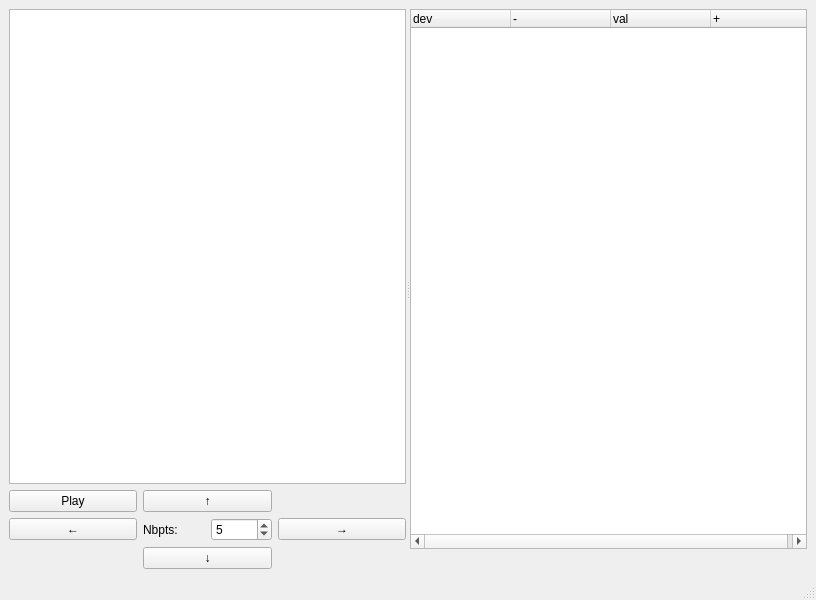
<?xml version="1.0" encoding="UTF-8"?>
<ui version="4.0">
 <class>MainWindow</class>
 <widget class="QMainWindow" name="MainWindow">
  <property name="geometry">
   <rect>
    <x>0</x>
    <y>0</y>
    <width>816</width>
    <height>600</height>
   </rect>
  </property>
  <property name="windowTitle">
   <string>MainWindow</string>
  </property>
  <widget class="QWidget" name="centralwidget">
   <layout class="QGridLayout" name="gridLayout_2">
    <item row="0" column="0">
     <widget class="QSplitter" name="splitter">
      <property name="orientation">
       <enum>Qt::Horizontal</enum>
      </property>
      <widget class="QWidget" name="verticalLayoutWidget">
       <layout class="QVBoxLayout" name="verticalLayout">
        <item>
         <widget class="GraphicsLayoutWidget" name="graph"/>
        </item>
        <item>
         <layout class="QGridLayout" name="gridLayout">
          <item row="0" column="1">
           <widget class="QPushButton" name="btn_up">
            <property name="text">
             <string>↑</string>
            </property>
           </widget>
          </item>
          <item row="1" column="0">
           <widget class="QPushButton" name="btn_left">
            <property name="text">
             <string>←</string>
            </property>
           </widget>
          </item>
          <item row="2" column="1">
           <widget class="QPushButton" name="btn_down">
            <property name="text">
             <string>↓</string>
            </property>
           </widget>
          </item>
          <item row="1" column="2">
           <widget class="QPushButton" name="btn_right">
            <property name="text">
             <string>→</string>
            </property>
           </widget>
          </item>
          <item row="1" column="1">
           <layout class="QHBoxLayout" name="horizontalLayout">
            <item>
             <widget class="QLabel" name="label">
              <property name="text">
               <string>Nbpts:</string>
              </property>
             </widget>
            </item>
            <item>
             <widget class="QSpinBox" name="spin_nbpts">
              <property name="value">
               <number>5</number>
              </property>
             </widget>
            </item>
           </layout>
          </item>
          <item row="0" column="0">
           <widget class="QPushButton" name="btn_play">
            <property name="text">
             <string>Play</string>
            </property>
           </widget>
          </item>
         </layout>
        </item>
       </layout>
      </widget>
      <widget class="QWidget" name="verticalLayoutWidget_2">
       <layout class="QVBoxLayout" name="verticalLayout_2">
        <item>
         <widget class="TreeWidget" name="tree">
          <column>
           <property name="text">
            <string>dev</string>
           </property>
          </column>
          <column>
           <property name="text">
            <string>-</string>
           </property>
          </column>
          <column>
           <property name="text">
            <string>val</string>
           </property>
          </column>
          <column>
           <property name="text">
            <string>+</string>
           </property>
          </column>
         </widget>
        </item>
        <item>
         <spacer name="horizontalSpacer">
          <property name="orientation">
           <enum>Qt::Horizontal</enum>
          </property>
          <property name="sizeHint" stdset="0">
           <size>
            <width>40</width>
            <height>20</height>
           </size>
          </property>
         </spacer>
        </item>
       </layout>
      </widget>
     </widget>
    </item>
   </layout>
  </widget>
  <widget class="QMenuBar" name="menubar">
   <property name="geometry">
    <rect>
     <x>0</x>
     <y>0</y>
     <width>816</width>
     <height>26</height>
    </rect>
   </property>
  </widget>
  <widget class="QStatusBar" name="statusbar"/>
 </widget>
 <customwidgets>
  <customwidget>
   <class>TreeWidget</class>
   <extends>QTreeWidget</extends>
   <header>widgets/TreeWidget.h</header>
  </customwidget>
  <customwidget>
   <class>GraphicsLayoutWidget</class>
   <extends>QGraphicsView</extends>
   <header>pyqtgraph</header>
  </customwidget>
 </customwidgets>
 <resources/>
 <connections/>
</ui>
